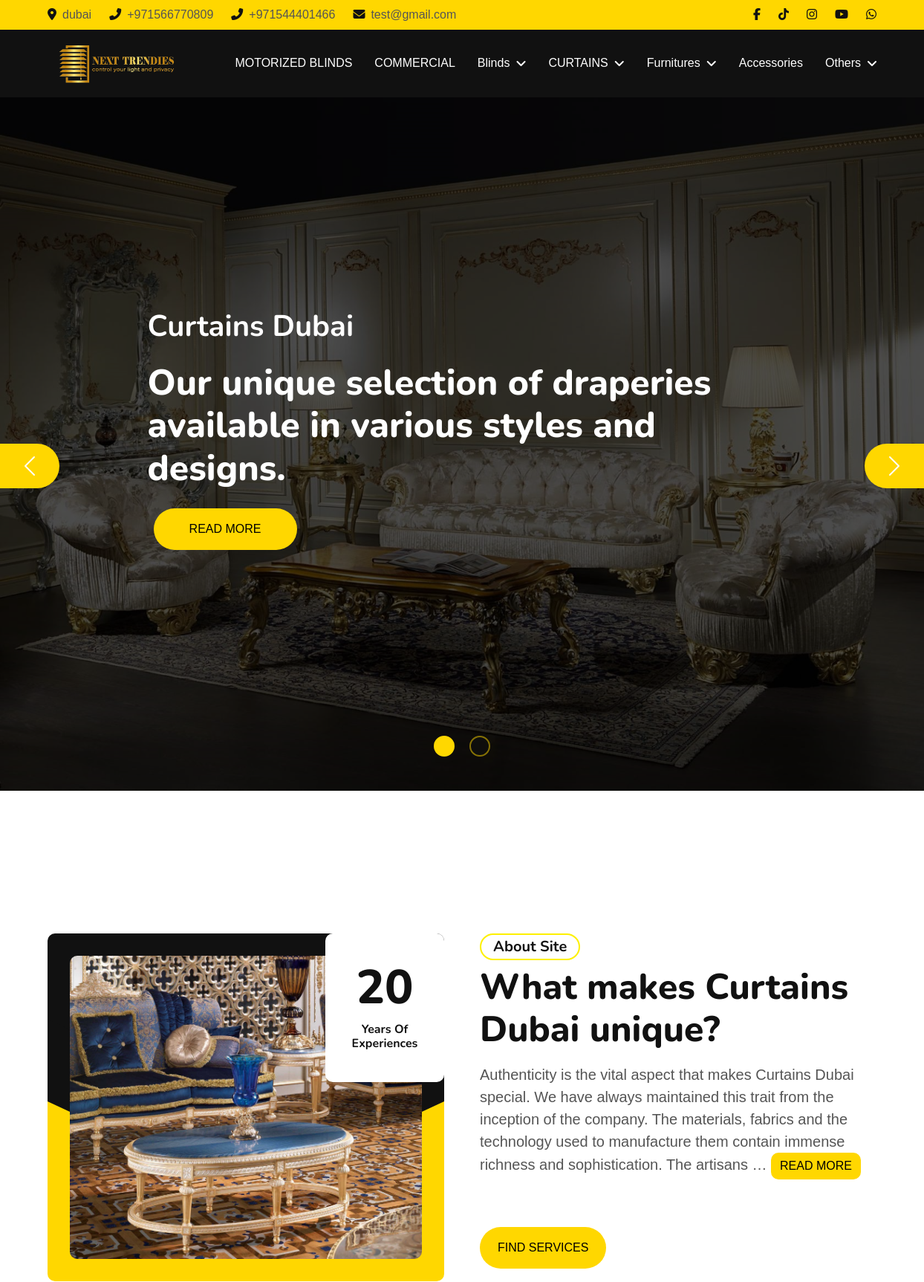
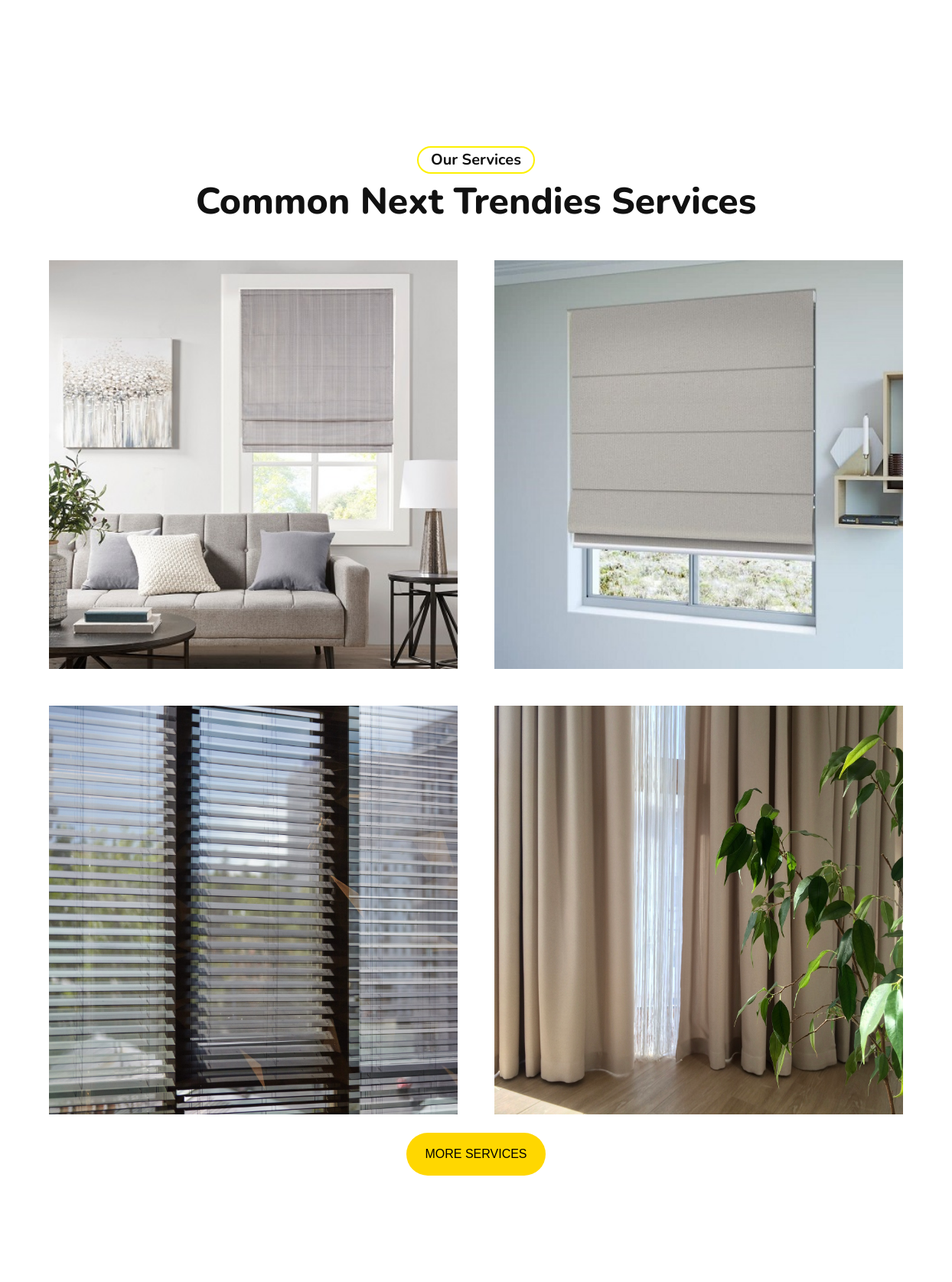
The page / (upper part) on the database its author committed (2 pictures, top to bottom).
### settings/models.py (models this page shows, shortened)
class Settings(models.Model):
    site_name = models.CharField( max_length=50)
    logo = models.ImageField( upload_to='setting/')
    phone1 = models.CharField( max_length=30)
    phone2 = models.CharField( max_length=30 , blank=True , null=True)
    email1 = models.EmailField( max_length=254)
    email2 = models.EmailField( max_length=254 ,blank=True , null=True)
    description = models.TextField(max_length=1000)
    fb_link = models.URLField( max_length=200)
    tiktok_link = models.URLField( max_length=200)
    instagram_link = models.URLField( max_length=200)
    youtube_link = models.URLField( max_length=200)
    address = models.CharField( max_length=50)
    views = models.PositiveIntegerField(default=0)
    class Meta:
        verbose_name = ("Info")
        verbose_name_plural = ("Info")

class Images(models.Model):
    title = models.CharField(_("title"), max_length=150 , help_text=_('this title is display in slider in home page'))
    settings = models.ForeignKey(Settings, related_name='home_image',verbose_name="home_image", on_delete=models.CASCADE)
    description = models.TextField(max_length=1000)
    image = models.ImageField(_("image"), upload_to='homeImages/' , help_text='this image is display in slider in home page')
    class Meta:
        verbose_name = _("Home Images")
        verbose_name_plural = _("Home Images")

### about/models.py (models this page shows, shortened)
class About(models.Model):
    short_description = models.TextField(("short description"),max_length=1000)
    description = models.TextField(("description"),max_length=100000)
    image_cover = models.ImageField(upload_to='about/')
    class Meta:
        verbose_name = ("About")
        verbose_name_plural = ("About")

### service/models.py (models this page shows, shortened)
class Services(models.Model):
    name = models.CharField( max_length=50)
    cover_image = models.ImageField(upload_to='services/' , default='')
    created_at = models.DateTimeField( ("created_at"),default=timezone.now)
    description = models.TextField(("description"),max_length=100000,null=True,blank=True)
    short_description = models.CharField( max_length=100)
    slug = models.SlugField(null=True,blank=True)
    class Meta:
        verbose_name = ("Services")
        verbose_name_plural = ("Services")
    def __str__(self):
        return self.name

### settings/views.py (the view)
# urls.py: 2. Add a URL to urlpatterns:  path('', views.home, name='home')
def home(request):
    services = Services.objects.all()
    blinds = Blinds.objects.all()[:3]
    curtains = Curtains.objects.all()[:3]
    posts = Post.objects.all()
    furnitures = Furniture.objects.all()
    facts = Facts.objects.last()
    skills = OurSkills.objects.all()
    works = OurRecentWork.objects.all()
    clients = OurClients.objects.all()
    context = {
        'services':services,
        'blinds':blinds,
        'curtains':curtains,
        'posts':posts,
        'furnitures':furnitures,
        'facts':facts,
        'skills':skills,
        'works':works,
        'clients':clients,
    }
    return render(request , 'home.html' , context )

### about/about_context.py (called while the page is built)
def about(request):
    about = About.objects.last()
    context = {
        'about':about,
    }
    return context

### blog/models.py (called while the page is built)
    def __str__(self):
        return self.title

    def get_absolute_url(self):
        return reverse("post_detail", kwargs={"slug": self.slug})

    def __str__(self):
        return self.name

### products/context.py (called while the page is built)
def nav(request):
    blinds_nav = Blinds.objects.all()
    curtains_nav = Curtains.objects.all()
    furnitures_nav = Furniture.objects.all()
    context = {
        'blinds_nav':blinds_nav,
        'curtains_nav':curtains_nav,
        'furnitures_nav':furnitures_nav,
    }
    return context

### service/service_context.py (called while the page is built)
def service_footer(request):
    services_footer = Services.objects.all()[:4]
    context = {
        'services_footer':services_footer
    }
    return context

### settings/templates/home.html (shortened to what this page needs)
{% extends "base.html" %}
{% load static %}
{% block body %}
<div class="container-fluid carousel px-0 mb-5 pb-5">
    <div id="carouselId" class="carousel slide" data-bs-ride="carousel">
        <ol class="carousel-indicators">
            {% for image in images %}
            <li data-bs-target="#carouselId" data-bs-slide-to="{{ forloop.counter0 }}"
                class="{% if forloop.first %}active{% endif %}" aria-current="true"
                aria-label="Slide {{ forloop.counter }}"></li>
            {% endfor %}
        </ol>
        <div class="carousel-inner" role="listbox">
            {% for image in images %}
            <div class="carousel-item {% if forloop.first %}active{% endif %}">
                <img src="{{ image.image.url }}" class="img-fluid w-100" alt="{{ image.title }}">
                <div class="carousel-caption">
                    <div class="container carousel-content">
                        <h1 class="text-white mb-4 animated slideInDown">{{ image.title }}</h1>
                        <h6 class="text-white display-1 mb-4 animated slideInDown">{{image.description}}</h6>
                        <a href="" class="me-2">
                            <a href="{% url 'services'%}" type="button"
                                class="px-5 py-3 btn btn-primary border-2 rounded-pill animated slideInDown">Read
                                More</a>
                        </a>
                    </div>
                </div>
            </div>
            {% endfor %}
        </div>
        <button class="carousel-control-prev btn btn-primary border border-2 border-start-0 border-primary"
            type="button" data-bs-target="#carouselId" data-bs-slide="prev">
            <span class="carousel-control-prev-icon" aria-hidden="true"></span>
        </button>
        <button class="carousel-control-next btn btn-primary border border-2 border-end-0 border-primary" type="button"
            data-bs-target="#carouselId" data-bs-slide="next">
            <span class="carousel-control-next-icon" aria-hidden="true"></span>
        </button>
    </div>
</div>
<div class="container-fluid py-5">
    <div class="container py-5">
        <div class="row g-5">
            <div class="col-lg-6 col-md-12 wow fadeInUp" data-wow-delay=".3s">
                <div class="about-img">
                    <img src="{{about.image_cover.url}}" class="img-fluid h-100" alt="img">
                    <div class="bg-white experiences">
                        <h1 class="display-3">20</h1>
                        <h6 class="fw-bold">Years Of Experiences</h6>
                    </div>
                </div>
            </div>
            <div class="col-lg-6 col-md-12 wow fadeInUp" data-wow-delay=".6s">
                <div class="about-item overflow-hidden">
                    <h5 class="mb-2 px-3 py-1 text-dark rounded-pill d-inline-block border border-2 border-primary">
                        About Site</h5>
                    <h1 class="display-5 mb-2">What makes Curtains Dubai unique?</h1>
                    <p class="fs-5" style="text-align: justify;">{{about.short_description|safe|truncatewords:50}} <a
                            href={% url 'about'%} class="btn btn-primary">Read More</a></p>
                    <a href="{% url 'services'%}" class="btn btn-primary border-0 rounded-pill px-4 py-3 mt-5">Find
                        Services</a>
                </div>
            </div>
        </div>
    </div>
</div>
<div class="container-fluid services py-5">
    <div class="container text-center py-5">
        <div class="text-center mb-5 wow fadeInUp" data-wow-delay=".3s">
            <h5 class="mb-2 px-3 py-1 text-dark rounded-pill d-inline-block border border-2 border-primary">Our Services
            </h5>
            <h1 class="display-5">Common Next Trendies Services</h1>
        </div>
        <div class="row g-5">
            {% for service in services %}
            <div class="col-xxl-3 col-lg-6  overflow-hidden col-md-6 col-sm-12 wow fadeInUp" data-wow-delay=".3s">
                <div class="image-container overflow-hidden">
                    <img src="{{service.cover_image.url}}" alt="Image" class="image d-block">
                </div>
            </div>
            {% endfor %}
        </div>
        <a href="{% url 'services'%}" class="btn btn-primary border-0 rounded-pill px-4 py-3 mt-4 wow fadeInUp"
            data-wow-delay=".3s">More Services</a>
    </div>
</div>
<div class="container-fluid py-5">
</div>
{% endblock body %}

### templates/base.html (shortened to what this page needs)
{% load static %}
<!DOCTYPE html>
<html lang="en">
<head>
    <link rel="stylesheet" href="https://use.fontawesome.com/releases/v5.15.4/css/all.css" />
    <link href="https://cdnjs.cloudflare.com/ajax/libs/font-awesome/5.10.0/css/all.min.css" rel="stylesheet">
    <link href="https://cdn.jsdelivr.net/npm/bootstrap-icons@1.4.1/font/bootstrap-icons.css" rel="stylesheet">
    <link href="{% static 'lib/animate/animate.min.css'%}" rel="stylesheet">
    <link href="{% static 'lib/owlcarousel/assets/owl.carousel.min.css'%}" rel="stylesheet">
    <link href="{% static 'css/bootstrap.min.css'%}" rel="stylesheet">
    <link href="{% static 'css/all.min.css'%}" rel="stylesheet">
    <link href="{% static 'css/style.css'%}" rel="stylesheet">
</head>
<body>
    <div class="container-fluid topbar-top bg-primary">
        <div class="container">
            <div class="d-flex justify-content-between topbar py-2">
                <div class="d-flex align-items-center flex-shrink-0 topbar-info">
                    <a href="#" class="me-4 text-secondary"><i
                            class="fas fa-map-marker-alt me-2 text-dark"></i>{{myfooter.address}}</a>
                    <a href="tel:{{myfooter.phone1}}" class="me-4 text-secondary"><i
                            class="fas fa-phone-alt me-2 text-dark"></i>{{myfooter.phone1}}</a>
                    <a href="tel:{{myfooter.phone2}}" class="me-4 text-secondary"><i
                            class="fas fa-phone-alt me-2 text-dark"></i>{{myfooter.phone2}}</a>
                    <a href="#" class="text-secondary"><i
                            class="fas fa-envelope me-2 text-dark"></i>{{myfooter.email1}}</a>
                </div>
                <div class="d-flex align-items-center justify-content-center topbar-icon">
                    <a href="{{myfooter.fb_link}}" class="me-4"><i class="fab fa-facebook-f text-dark"></i></a>
                    <a href="{{myfooter.tiktok_link}}" class="me-4"><i class="fa-brands fa-tiktok text-dark"></i></a>
                    <a href="{{myfooter.instagram_link}}" class="me-4"><i class="fab fa-instagram text-dark"></i></a>
                    <a href="{{myfooter.youtube_link}}" class="me-4"><i class="fa-brands fa-youtube text-dark"></i></a>
                    <a href="tel:{{myfooter.phone1}}" class=""><i class="fa-brands fa-whatsapp text-dark"></i></a>
                </div>
            </div>
        </div>
    </div>
    <div class="container-fluid  bg-dark">
        <div class="container">
            <nav class="navbar navbar-dark navbar-expand-lg py-lg-0">
                <a href="/" class="navbar-brand">
                    <img class="logo-style" src="{{myfooter.logo.url}}">
                </a>
                <div class="collapse navbar-collapse me-n3" id="navbarCollapse">
                    <div class="navbar-nav ms-auto">
                        <a href="{% url 'motorizedblinds'%}"
                            class="nav-item nav-link {% if request.path == '/products/motorizedblind/' %}active{% endif %} ">MOTORIZED
                            BLINDS</a>
                        <a href="{% url 'commercial_list'%}"
                            class="nav-item nav-link {% if request.path == '/products/commercial/' %}active{% endif %} ">COMMERCIAL</a>
                        <div class="nav-item dropdown">
                            <a href="{% url 'blinds_list'%}"
                                class="nav-link {% if request.path == '/products/blinds/' %}active{% endif %} dropdown-toggle"
                                data-bs-toggle="dropdown">Blinds</a>
                        </div>
                        <div class="nav-item dropdown">
                            <a href="{% url 'curtains_list'%}"
                                class="nav-link {% if request.path == '/products/curtains/' %}active{% endif %} dropdown-toggle"
                                data-bs-toggle="dropdown">CURTAINS</a>
                        </div>
                        <div class="nav-item dropdown">
                            <a href="{% url 'furniture_list'%}"
                                class="nav-link {% if request.path == '/products/furnitures/' %}active{% endif %} dropdown-toggle"
                                data-bs-toggle="dropdown">Furnitures</a>
                        </div>
                        <a href="{% url 'accessory_list'%}"
                            class="nav-item nav-link {% if request.path == '/products/accessories/' %}active{% endif %} ">Accessories</a>
                        <div class="nav-item dropdown">
                                <a href="#" class="nav-link dropdown-toggle" data-bs-toggle="dropdown">Others</a>
                            </div>
                    </div>
                </div>
            </nav>
        </div>
    </div>
    {% block body %}
    {% endblock body %}
</body>
</html>

### static/css/style.css (style rules this page uses)
:root { --primary: #FFD700; }
.btn { text-transform: uppercase; font-weight: 500; transition: .5s; }
.btn.btn-primary { background-color:var(--primary) !important ; box-shadow: inset 0 0 0 0 var(--bs-dark); border: var(--primary) !important; }
.bg-primary { background-color: var(--primary) !important; }
.navbar .navbar-nav { padding: 15px 0; }
.navbar .navbar-nav .nav-link { padding: 15px; color: var(--bs-white); font-weight: 500; font-size: 16px; outline: none; transition: .5s; }
.navbar .dropdown-toggle::after { border: none; content: "\f107"; font-family: "Font Awesome 5 Free"; font-weight: 800; vertical-align: middle; margin-left: 8px; }
.carousel-item { position: relative; }
.carousel-item::after { content: ""; position: absolute; width: 100%; height: 100%; top: 0; right: 0; background: rgba(0, 0, 0, .7); }
.carousel-caption { height: 100%; display: flex; align-items: center; text-align: start; z-index: 1; }
.carousel-control-prev { width: 80px; height: 60px; position: absolute; top: 50%; left: 0; background: var(--primary); border-radius: 0 30px 30px 0; transition: .5s; opacity: 1; }
.carousel-control-next { width: 80px; height: 60px; position: absolute; top: 50%; right: 0; background: var(--primary); border-radius: 30px 0 0 30px; transition: .5s; opacity: 1; }
#carouselId .carousel-indicators li, #carouselId .carousel-indicators li { width: 24px; height: 24px; background: var(--bs-dark); border: 2px solid var(--primary); border-radius: 24px; margin: 0 10px 30px 10px; }
#carouselId .carousel-indicators li.active { background: var(--primary) !important; }
.about-img { width: 100%; height: 100%; position: relative; padding: 30px 30px 30px 30px ; overflow: hidden; }
.about-img::before { content: ""; width: 100%; height: 40%; background: var(--bs-dark); position: absolute; top: 0px; left: 0px; z-index: 1; border-radius: 10px 10px 10px 10px; }
.about-img::after { content: ""; width: 100%; height: 60%; background: var(--primary); position: absolute; bottom: 0px; left: 0px; z-index: 1; border-radius: 10px 10px 10px 10px; }
.about-img img { position: relative; z-index: 2; border-radius: 10px; }
.experiences { width: 160px; height: 200px; position: absolute; top: -0; right: 0; padding: 35px 35px; text-align: center; border-radius: 10px; z-index: 3; animation: mymove 5s infinite; animation-timing-function: ease-in-out; }
.logo-style { width: 180px; object-fit: contain; }
.image-container { position: relative; overflow: hidden; }
.image-container .image { width: 100%; object-fit: contain; transition: transform 0.3s ease-in-out; }

### rows shown on the page
Settings: address "dubai", phone1 "+971566770809", phone2 "+971544401466", email1 "test@gmail.com", logo (picture)
Images: image (picture), title "Curtains Dubai", description "Our unique selection of draperies available in various styles and designs."
About: image_cover (picture), short_description "Authenticity is the vital aspect that makes Curtains Dubai special. We have always maintained this trait from the inception of the company. The materials, fabrics and the technology used to manufacture them contain immense richness and sophistication. The artisans …"
Services: cover_image (picture)
Services: cover_image (picture)
Services: cover_image (picture)
Services: cover_image (picture)
